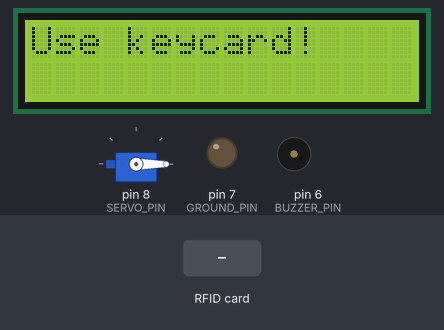
Bench run of a sketch on a simulated Arduino Uno, built with avr-gcc and run on an emulated ATmega328P. Parts: 16×2 character LCD, servo, output pins drawn as LEDs (lit = HIGH), buzzer (waves = sounding). Inputs (shaded band) come from the test bench. Pins used as bus, display or sensor lines are not drawn; what the sketch prints to the serial monitor is not drawn.

Above: at 1.3 s.
1.4 s: RFID card 5E 7A 19 C4 held to the reader
At 2.0 s:
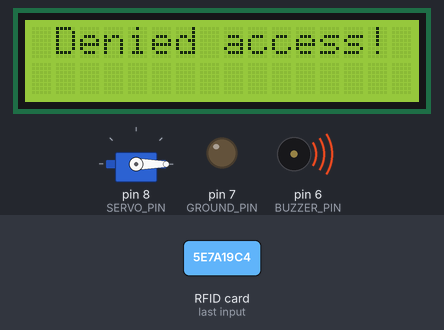
At 2.6 s:
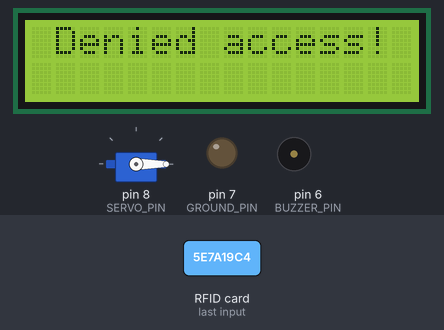
4.4 s: RFID card 01 02 03 04 held to the reader
At 6.4 s:
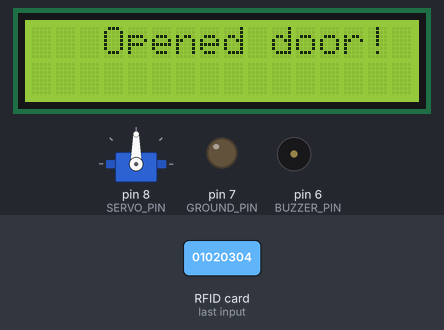
Timing chart, 0 to 9.0 s (numbered marks = the images above; inputs shaded):
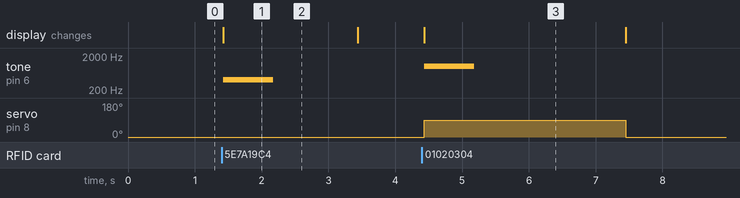

Measured:
- after the input at 1.4 s, tone on pin 6 (BUZZER_PIN): silent → 400 Hz at once, → silent 0.75 s later; the display: changes at once (image 1)
- after the input at 4.4 s, tone on pin 6 (BUZZER_PIN): silent → 1000 Hz at once, → silent 0.75 s later; servo on pin 8 (SERVO_PIN): 0° → 90° at once, → 0° 3.0 s later; the display: changes at once (image 3)
- what the display in image 1 shows lasts 2.0 s, from 1.4 s to 3.4 s

The sketch:

sketch_may23a.ino
```cpp
#include <SPI.h>
#include <MFRC522.h>
#include <LiquidCrystal_I2C.h>
#include <Servo.h>

#define RFID_SDA_PIN 10
#define RFID_RST_PIN 9
#define SERVO_PIN 8
#define BUZZER_PIN 6
#define GROUND_PIN 7  // Pin to act as ground

MFRC522 mfrc522(RFID_SDA_PIN, RFID_RST_PIN); // Create MFRC522 instance.
LiquidCrystal_I2C lcd(0x27, 16, 2);          // Set the LCD address to 0x27 for a 16 chars and 2 line display
Servo servo;

const String desiredTag = "01020304"; // Desired RFID tag UID

void setup() {
    Serial.begin(9600);         // Initialize serial communications with the PC
    SPI.begin();                // Init SPI bus
    mfrc522.PCD_Init();         // Init MFRC522 card

    lcd.init();
    lcd.backlight();
    lcd.setCursor(0, 0);
    lcd.print("Use keycard!");

    servo.attach(SERVO_PIN);
    servo.write(0);  // Ensure the servo starts at 0 degrees

    pinMode(BUZZER_PIN, OUTPUT); // Set the buzzer pin as an output
    pinMode(GROUND_PIN, OUTPUT); // Set the ground pin as an output
    digitalWrite(GROUND_PIN, LOW); // Set the ground pin to LOW, acting as ground
}

void loop() {
    // Check for the presence of a new card
    if (card_detection()) {
        // Show UID on serial monitor
        String tag = get_card_id();
        // Check if the read RFID tag matches the desired tag
        if (is_desired_tag(tag)) {
            effect_desired_tag();
            tone(BUZZER_PIN, 1000, 750); // Play a 1000 Hz tone for 750 ms
            servo.write(90);  // Rotate servo to 90 degrees
            delay(3000);      // Wait for 3 seconds
            servo.write(0);   // Rotate servo back to 0 degrees
            lcd.clear();
            lcd.setCursor(0, 0);
            lcd.print("Use keycard!");
        } else {
            effect_denied_tag();
            tone(BUZZER_PIN, 400, 750); // Play a 400 Hz tone for 500 ms
            delay(2000); // Display "Denied access!" for 2 seconds
            lcd.clear();
            lcd.setCursor(0, 0);
            lcd.print("Use keycard!");
        }
    }
}

bool card_detection() {
    return mfrc522.PICC_IsNewCardPresent() && mfrc522.PICC_ReadCardSerial();
}

bool is_desired_tag(String tag) {
    return tag == desiredTag;
}

String get_card_id() {
    Serial.print("UID tag : ");
    String content = "";
    for (byte i = 0; i < mfrc522.uid.size; i++) {
        content.concat(String(mfrc522.uid.uidByte[i] < 0x10 ? "0" : ""));
        content.concat(String(mfrc522.uid.uidByte[i], HEX));
    }
    content.toUpperCase(); // Convert content to uppercase
    Serial.println(content);
    return content;
}

void effect_desired_tag() {
    Serial.println("Opened door!");
    lcd.clear();
    lcd.setCursor(3, 0); // Center "Opened door!" on the display
    lcd.print("Opened door!");
}

void effect_denied_tag() {
    Serial.println("Denied access!");
    lcd.clear();
    lcd.setCursor(1, 0); // Center "Denied access!" on the display
    lcd.print("Denied access!");
}
```
